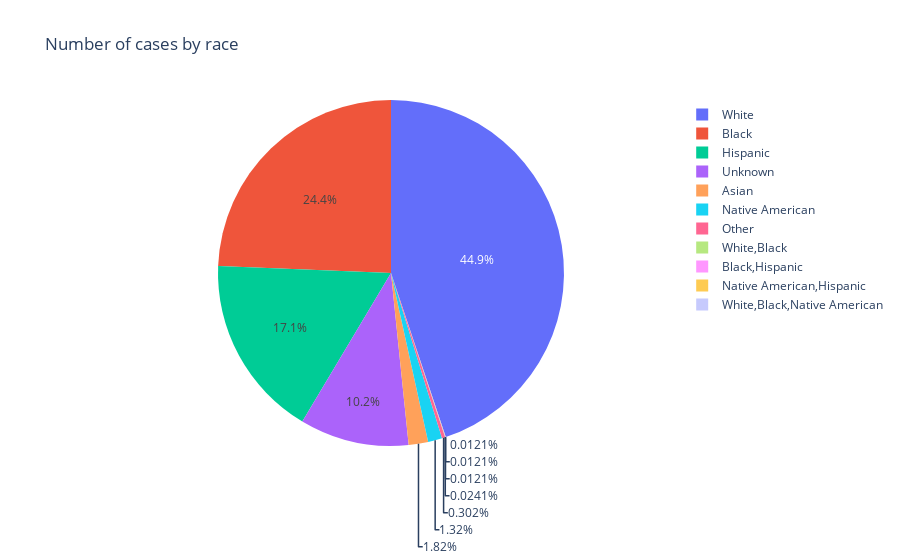

Write notebook code for a chart like this one.
### Code cell
fig = px.pie(df_groupby_race, values='race',names=df_groupby_race.index,title='Number of cases by race')
fig.show()

### Figure 1 — Plotly figure (JSON) as saved in the notebook; plotly's stock layout.template omitted (floating-point values rounded to 4 significant figures)
{"data": [{"domain": {"x": [0, 1], "y": [0, 1]}, "hovertemplate": "index=%{label}<br>race=%{value}<extra></extra>", "labels": ["Asian", "Black", "Black,Hispanic", "Hispanic", "Native American", "Native American,Hispanic", "Other", "Unknown", "White", "White,Black", "White,Black,Native American"], "legendgroup": "", "name": "", "showlegend": true, "type": "pie", "values": [151, 2019, 1, 1415, 109, 1, 25, 845, 3719, 2, 1]}], "layout": {"legend": {"tracegroupgap": 0}, "title": {"text": "Number of cases by race"}}}
